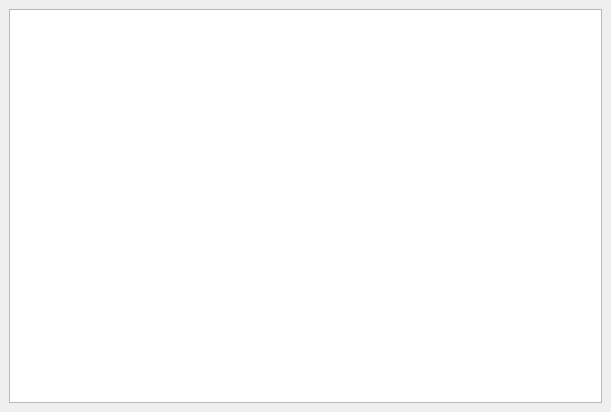
<?xml version="1.0" encoding="UTF-8"?>
<ui version="4.0">
 <class>DockAlarms</class>
 <widget class="QDockWidget" name="DockAlarms">
  <property name="geometry">
   <rect>
    <x>0</x>
    <y>0</y>
    <width>611</width>
    <height>412</height>
   </rect>
  </property>
  <property name="toolTip">
   <string/>
  </property>
  <property name="locale">
   <locale language="English" country="UnitedStates"/>
  </property>
  <property name="features">
   <set>QDockWidget::AllDockWidgetFeatures</set>
  </property>
  <property name="allowedAreas">
   <set>Qt::LeftDockWidgetArea|Qt::RightDockWidgetArea</set>
  </property>
  <widget class="QWidget" name="dockWidgetContents">
   <layout class="QVBoxLayout" name="verticalLayout">
    <item>
     <widget class="QTableView" name="tb_alarms">
      <property name="contextMenuPolicy">
       <enum>Qt::CustomContextMenu</enum>
      </property>
      <property name="alternatingRowColors">
       <bool>true</bool>
      </property>
      <property name="selectionBehavior">
       <enum>QAbstractItemView::SelectRows</enum>
      </property>
     </widget>
    </item>
   </layout>
  </widget>
 </widget>
 <resources/>
 <connections/>
</ui>
